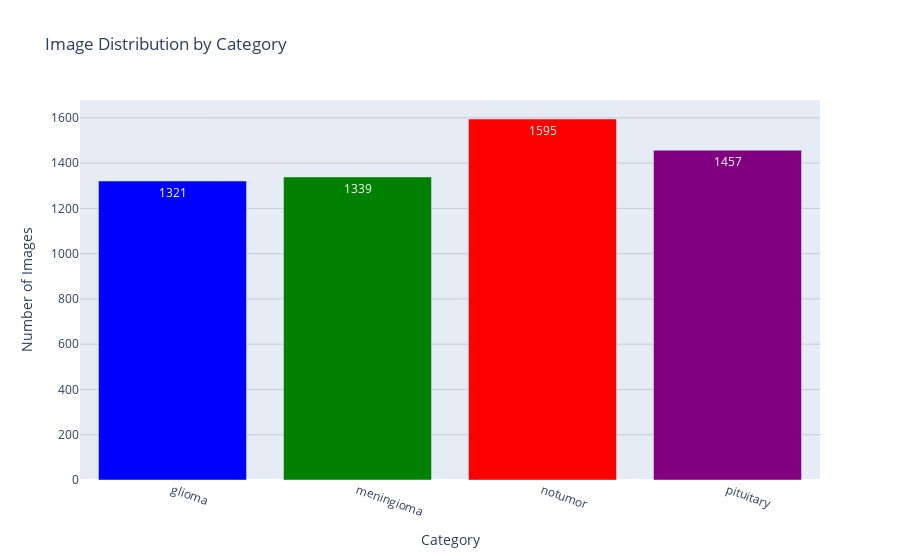

The cell this chart's notebook holds for it:
### Code cell
## Visualising Number of Images in Each Category

fig = go.Figure()

# Add bar chart with labels
fig.add_trace(go.Bar(
    x=list(counts.keys()),
    y=list(counts.values()),
    marker_color=['blue', 'green', 'red', 'purple'],
    text=list(counts.values()),  # Add labels
    textposition='auto'  # Display labels on top of the bars
))

# Customize layout
fig.update_layout(
    title="Image Distribution by Category",
    xaxis_title="Category",
    yaxis_title="Number of Images",
    xaxis_tickangle=20,
    font=dict(size=12),
    yaxis=dict(gridcolor='rgba(127,127,127,0.3)')  # Add gridlines
)

### Figure 1 — Plotly figure (JSON) as saved in the notebook; plotly's stock layout.template omitted (floating-point values rounded to 4 significant figures)
{"data": [{"marker": {"color": ["blue", "green", "red", "purple"]}, "text": ["1321", "1339", "1595", "1457"], "textposition": "auto", "type": "bar", "x": ["glioma", "meningioma", "notumor", "pituitary"], "y": [1321, 1339, 1595, 1457]}], "layout": {"font": {"size": 12}, "title": {"text": "Image Distribution by Category"}, "xaxis": {"tickangle": 20, "title": {"text": "Category"}}, "yaxis": {"gridcolor": "rgba(127,127,127,0.3)", "title": {"text": "Number of Images"}}}}
